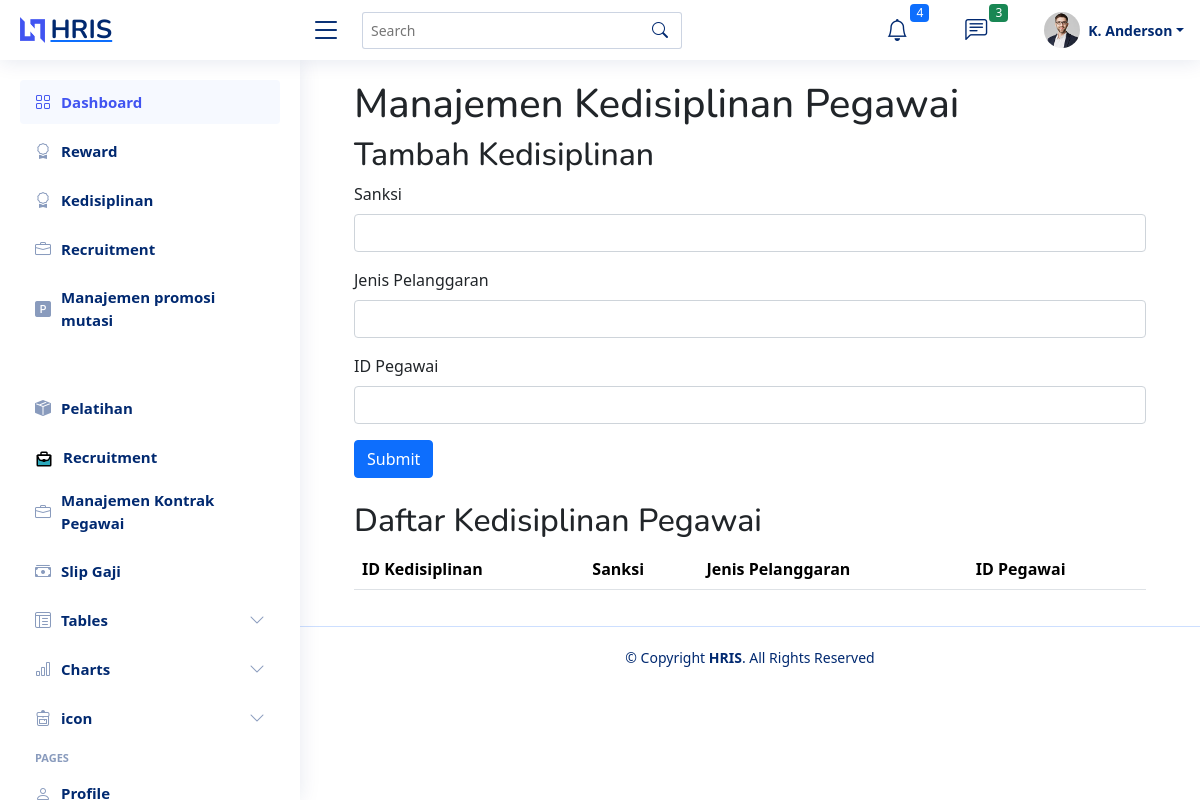
Page /kedisiplinan/index.php on the earlier database version.
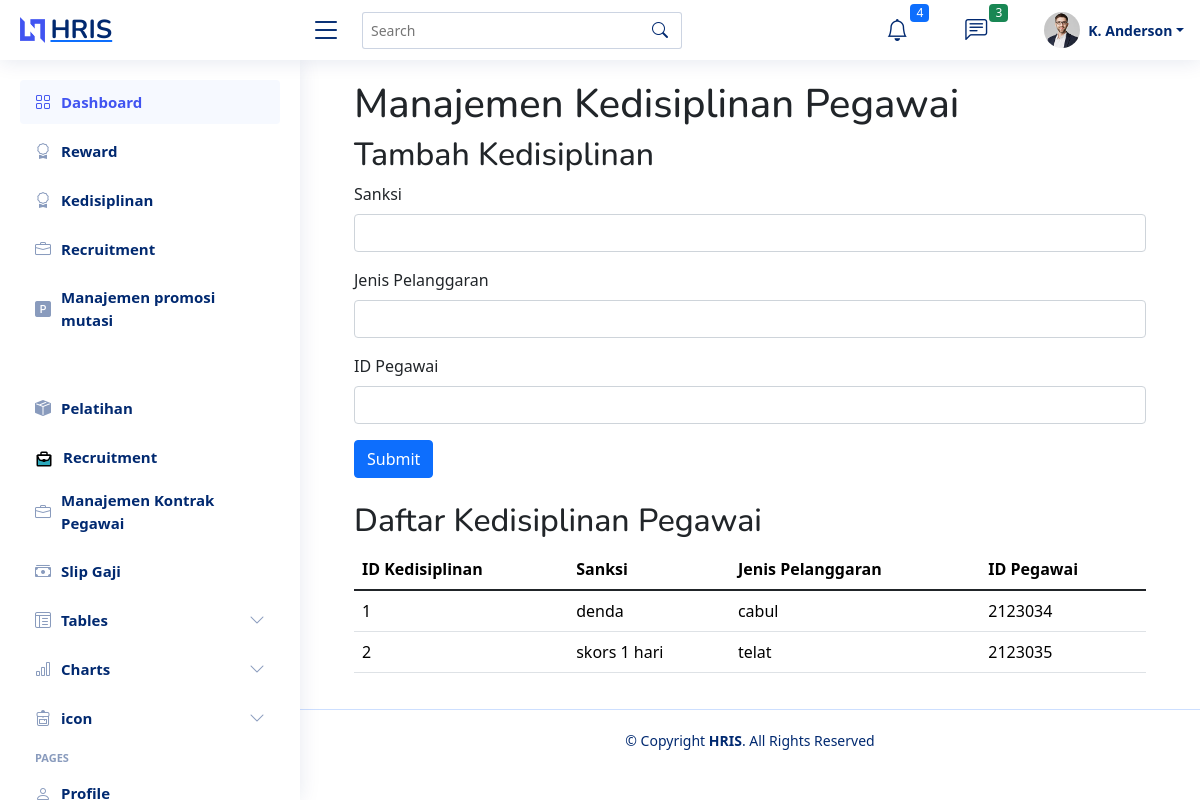
Same page on the later database version.
### tables this page shows
CREATE TABLE `kedisiplinan` (
  `id_kedisiplinan` int NOT NULL,
  `sanksi` varchar(255) NOT NULL,
  `jenis_pelanggaran` varchar(255) NOT NULL,
  `id_peg` int NOT NULL
);

### kedisiplinan/index.php (the view)
<?php
include '../template/header.php';
include '../template/sidebar.php';
include '../connection.php';
function getKedisiplinanData() {
    global $conn;
    $result = $conn->query("SELECT * FROM `kedisiplinan`");
    if ($result) {
        return $result->fetch_all(MYSQLI_ASSOC);
    } else {
        return [];
    }
}
$kedisiplinan_data = getKedisiplinanData();
?>
<main id="main" class="main">
    <div class="container">
        <h1>Manajemen Kedisiplinan Pegawai</h1>
        <h2>Tambah Kedisiplinan</h2>
        <form method="post" action="submit_kedisiplinan.php">
            <div class="mb-3">
                <label for="sanksi" class="form-label">Sanksi</label>
                <input type="text" class="form-control" id="sanksi" name="sanksi" required>
            </div>
            <div class="mb-3">
                <label for="jenis_pelanggaran" class="form-label">Jenis Pelanggaran</label>
                <input type="text" class="form-control" id="jenis_pelanggaran" name="jenis_pelanggaran" required>
            </div>
            <div class="mb-3">
                <label for="id_peg" class="form-label">ID Pegawai</label>
                <input type="number" class="form-control" id="id_peg" name="id_peg" required>
            </div>
            <button type="submit" class="btn btn-primary">Submit</button>
        </form>
        <h2 class="mt-4">Daftar Kedisiplinan Pegawai</h2>
        <table class="table">
            <thead>
                <tr>
                    <th>ID Kedisiplinan</th>
                    <th>Sanksi</th>
                    <th>Jenis Pelanggaran</th>
                    <th>ID Pegawai</th>
                </tr>
            </thead>
            <tbody>
                <?php foreach ($kedisiplinan_data as $row): ?>
                    <tr>
                        <td><?= $row['id_kedisiplinan'] ?></td>
                        <td><?= $row['sanksi'] ?></td>
                        <td><?= $row['jenis_pelanggaran'] ?></td>
                        <td><?= $row['id_peg'] ?></td>
                    </tr>
                <?php endforeach; ?>
            </tbody>
        </table>
    </div>
</main>
<?php
include '../template/footer.php';
?>

### template/header.php (shortened to what this page needs)
<!DOCTYPE html>
<html lang="en">
<head>
    <link href="<?php echo BASE_URL; ?>/hris/assets/vendor/bootstrap/css/bootstrap.min.css" rel="stylesheet">
    <link href="<?php echo BASE_URL; ?>/hris/assets/vendor/bootstrap-icons/bootstrap-icons.css" rel="stylesheet">
    <link href="<?php echo BASE_URL; ?>/hris/assets/vendor/boxicons/css/boxicons.min.css" rel="stylesheet">
    <link href="<?php echo BASE_URL; ?>/hris/assets/vendor/quill/quill.snow.css" rel="stylesheet">
    <link href="<?php echo BASE_URL; ?>/hris/assets/vendor/quill/quill.bubble.css" rel="stylesheet">
    <link href="<?php echo BASE_URL; ?>/hris/assets/vendor/remixicon/remixicon.css" rel="stylesheet">
    <link href="<?php echo BASE_URL; ?>/hris/assets/vendor/simple-datatables/style.css" rel="stylesheet">
    <link href="https://stackpath.bootstrapcdn.com/bootstrap/5.1.3/css/bootstrap.min.css" rel="stylesheet">
    <link href="<?php echo BASE_URL; ?>/hris/assets/css/style.css" rel="stylesheet">
</head>
<body>
    <header id="header" class="header fixed-top d-flex align-items-center">
        <div class="d-flex align-items-center justify-content-between">
            <a href="index.html" class="logo d-flex align-items-center">
                <img src="<?php echo BASE_URL; ?>/hris/assets/img/logo.png" alt="">
                <span class="d-none d-lg-block">HRIS</span>
            </a>
            <i class="bi bi-list toggle-sidebar-btn"></i>
        </div>
        <div class="search-bar">
            <form class="search-form d-flex align-items-center" method="POST" action="#">
                <input type="text" name="query" placeholder="Search" title="Enter search keyword">
                <button type="submit" title="Search"><i class="bi bi-search"></i></button>
            </form>
        </div>
        <nav class="header-nav ms-auto">
            <ul class="d-flex align-items-center">
                <li class="nav-item dropdown">
                    <a class="nav-link nav-icon" href="#" data-bs-toggle="dropdown">
                        <i class="bi bi-bell"></i>
                        <span class="badge bg-primary badge-number">4</span>
                    </a>
                </li>
                <li class="nav-item dropdown">
                    <a class="nav-link nav-icon" href="#" data-bs-toggle="dropdown">
                        <i class="bi bi-chat-left-text"></i>
                        <span class="badge bg-success badge-number">3</span>
                    </a>
                </li>
                <li class="nav-item dropdown pe-3">
                    <a class="nav-link nav-profile d-flex align-items-center pe-0" href="#" data-bs-toggle="dropdown">
                        <img src="<?php echo BASE_URL; ?>/hris/assets/img/profile-img.jpg" alt="Profile" class="rounded-circle">
                        <span class="d-none d-md-block dropdown-toggle ps-2">K. Anderson</span>
                    </a>
                </li>
            </ul>
        </nav>
    </header>
    <link href="https://stackpath.bootstrapcdn.com/bootstrap/5.1.3/css/bootstrap.min.css" rel="stylesheet">
</body>

### template/sidebar.php (shortened to what this page needs)
<aside id="sidebar" class="sidebar">
    <ul class="sidebar-nav" id="sidebar-nav">
        <li class="nav-item">
            <a class="nav-link " href="<?php echo BASE_URL; ?>/hris/index.php">
                <i class="bi bi-grid"></i>
                <span>Dashboard</span>
            </a>
        </li>
        <li class="nav-item">
            <a class="nav-link collapsed" data-bs-target="#components-nav" data-bs-toggle="collapse" href="<?php echo BASE_URL; ?>/hris/reward/index.php">
                <i class="bi bi-award"></i><span>Reward</span></i>
            </a>
        </li>
        <li class="nav-item">
            <a class="nav-link collapsed" data-bs-target="#components-nav" data-bs-toggle="collapse" href="<?php echo BASE_URL; ?>/hris/pegawai dan kedisiplinan/index.php">
                <i class="bi bi-award"></i><span>Kedisiplinan</span></i>
            </a>
        </li>
        <li class="nav-item">
            <a class="nav-link collapsed" href="<?php echo BASE_URL; ?>/hris/recruitment/index.php">
                <i class="bi bi-briefcase"></i><span>Recruitment</span>
            </a>
        </li>
        <li class="nav-item">
            <a class="nav-link collapsed" href="<?php echo BASE_URL; ?>/hris/promosi_mutasi/promosi_mutasi.php">
            <i class="bi bi-p-square-fill"></i><span>Manajemen promosi mutasi</span>
        </li>
            <li class="nav-item">
            <a class="nav-link collapsed" href="<?php echo BASE_URL; ?>/hris/pelatihan/index.php">
                <i class="bi bi-box-seam-fill"></i><span>Pelatihan</span>
            </a>
        </li>
        <a class="nav-link collapsed" href="<?php echo BASE_URL; ?>/hris/recruitment/welcome.php">
            <i class="icon flat-line">
            </i><span>Recruitment</span>
        </a>
        <li class="nav-item">
        <a class="nav-link collapsed" href="<?php echo BASE_URL; ?>/hris/kontrak_pegawai/index.php">
            <i class="bi bi-briefcase"></i><span>Manajemen Kontrak Pegawai</span>
        </a>
        <li class="nav-item">
        <a class="nav-link collapsed" href="<?php echo BASE_URL; ?>/hris/slip_gaji/index.php">
            <i class="bi bi-cash-stack"></i><span>Slip Gaji</span>
        </a>
    </li>
        <li class="nav-item">
            <a class="nav-link collapsed" data-bs-target="#tables-nav" data-bs-toggle="collapse" href="#">
                <i class="bi bi-layout-text-window-reverse"></i><span>Tables</span><i class="bi bi-chevron-down ms-auto"></i>
            </a>
        </li>
        <li class="nav-item">
            <a class="nav-link collapsed" data-bs-target="#charts-nav" data-bs-toggle="collapse" href="#">
                <i class="bi bi-bar-chart"></i><span>Charts</span><i class="bi bi-chevron-down ms-auto"></i>
            </a>
        </li>
        <li class="nav-item">
            <a class="nav-link collapsed" data-bs-target="#icons-nav" data-bs-toggle="collapse" href="<?php echo BASE_URL; ?>/hris/icon/index.php">
                <i class="bi bi-backpack4"></i><span>icon</span><i class="bi bi-chevron-down ms-auto"></i>
            </a>
        </li>
        <li class="nav-heading">Pages</li>
        <li class="nav-item">
            <a class="nav-link collapsed" href="users-profile.html">
                <i class="bi bi-person"></i>
                <span>Profile</span>
            </a>
        </li>
    </ul>
</aside>

### template/footer.php (shortened to what this page needs)
<footer id="footer" class="footer">
    <div class="copyright">
        &copy; Copyright <strong><span>HRIS</span></strong>. All Rights Reserved
    </div>
</footer>
</body>
</html>

### assets/css/style.css (style rules this page uses)
:root { scroll-behavior: smooth; }
body { font-family: "Open Sans", sans-serif; background: #f6f9ff; color: #444444; }
a { color: #4154f1; text-decoration: none; }
h1, h2, h3, h4, h5, h6 { font-family: "Nunito", sans-serif; }
#main { margin-top: 60px; padding: 20px 30px; transition: all 0.3s; }
.logo { line-height: 1; }
@media (min-width: 1200px) { .logo { width: 280px; } }
.logo img { max-height: 26px; margin-right: 6px; }
.logo span { font-size: 26px; font-weight: 700; color: #012970; font-family: "Nunito", sans-serif; }
.header { transition: all 0.5s; z-index: 997; height: 60px; box-shadow: 0px 2px 20px rgba(1, 41, 112, 0.1); background-color: #fff; padding-left: 20px; }
.header .toggle-sidebar-btn { font-size: 32px; padding-left: 10px; cursor: pointer; color: #012970; }
.header .search-bar { min-width: 360px; padding: 0 20px; }
.header .search-form { width: 100%; }
.header .search-form input { border: 0; font-size: 14px; color: #012970; border: 1px solid rgba(1, 41, 112, 0.2); padding: 7px 38px 7px 8px; border-radius: 3px; transition: 0.3s; width: 100%; }
.header .search-form button { border: 0; padding: 0; margin-left: -30px; background: none; }
.header .search-form button i { color: #012970; }
.header-nav ul { list-style: none; }
.header-nav>ul { margin: 0; padding: 0; }
.header-nav .nav-icon { font-size: 22px; color: #012970; margin-right: 25px; position: relative; }
.header-nav .nav-profile { color: #012970; }
.header-nav .nav-profile img { max-height: 36px; }
.header-nav .nav-profile span { font-size: 14px; font-weight: 600; }
.header-nav .badge-number { position: absolute; inset: -2px -5px auto auto; font-weight: normal; font-size: 12px; padding: 3px 6px; }
.sidebar { position: fixed; top: 60px; left: 0; bottom: 0; width: 300px; z-index: 996; transition: all 0.3s; padding: 20px; overflow-y: auto; scrollbar-width: thin; scrollbar-color: #aab7cf transparent; box-shadow: 0px 0px 20px rgba(1, 41, 112, 0.1); background-color: #fff; }
@media (min-width: 1200px) { #main, #footer { margin-left: 300px; } }
.sidebar-nav { padding: 0; margin: 0; list-style: none; }
.sidebar-nav li { padding: 0; margin: 0; list-style: none; }
.sidebar-nav .nav-item { margin-bottom: 5px; }
.sidebar-nav .nav-heading { font-size: 11px; text-transform: uppercase; color: #899bbd; font-weight: 600; margin: 10px 0 5px 15px; }
.sidebar-nav .nav-link { display: flex; align-items: center; font-size: 15px; font-weight: 600; color: #4154f1; transition: 0.3; background: #f6f9ff; padding: 10px 15px; border-radius: 4px; }
.sidebar-nav .nav-link i { font-size: 16px; margin-right: 10px; color: #4154f1; }
.sidebar-nav .nav-link.collapsed { color: #012970; background: #fff; }
.sidebar-nav .nav-link.collapsed i { color: #899bbd; }
.sidebar-nav .nav-link .bi-chevron-down { margin-right: 0; transition: transform 0.2s ease-in-out; }
.footer { padding: 20px 0; font-size: 14px; transition: all 0.3s; border-top: 1px solid #cddfff; }
.footer .copyright { text-align: center; color: #012970; }

Differences in the rows shown:
added kedisiplinan: id_kedisiplinan "1", sanksi "denda", jenis_pelanggaran "cabul", id_peg "2123034"
added kedisiplinan: id_kedisiplinan "2", sanksi "skors 1 hari", jenis_pelanggaran "telat", id_peg "2123035"
